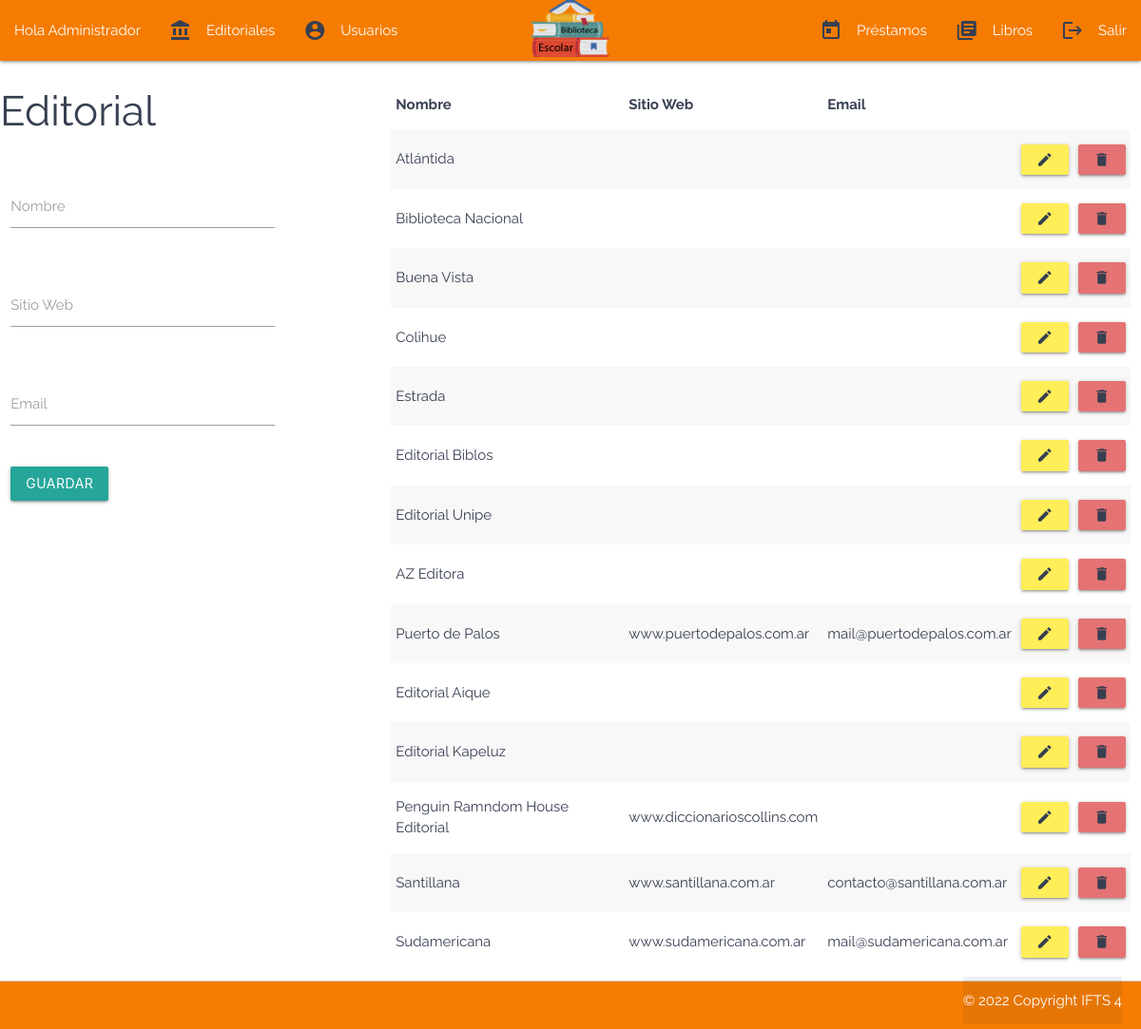
Screenshot of /views/publisher/publisher.php (signed in) with the database file from the repository.
### tables this page shows
CREATE TABLE `publisher` (
  `id_publisher` int(11) NOT NULL,
  `name` varchar(150) NOT NULL,
  `url` varchar(100) DEFAULT NULL,
  `email` varchar(100) DEFAULT NULL
);

### views/publisher/publisher.php (the view, shortened to what this page needs)
<?php
include('../../controllers/connection.php');
require_once "../partials/header_index.php";
require_once "../partials/navbar.php";
$query_publishers = "SELECT * FROM publisher";
$result_publishers = mysqli_query($mysqli, $query_publishers);
?>
<div class="row">
    <div class="col m3">
        <div class="row">
            <h3>Editorial</h3>
        </div>
        <div class="row">
            <form class="col s12" action="../../controllers/save/save_publisher.php" method="POST">
                <div class="row">
                    <div class="input-field col s12">
                        <input id="name" type="text" class="validate" name="name" />
                        <label for="name">Nombre</label>
                    </div>
                </div>
                <div class="row">
                    <div class="input-field col s12">
                        <input id="url" type="text" class="validate" name="url" />
                        <label for="url">Sitio Web</label>
                    </div>
                </div>
                <div class="row">
                    <div class="input-field col s12">
                        <input id="email" type="text" class="validate" name="email" />
                        <label for="email">Email</label>
                    </div>
                </div>
                <input type="submit" id="btnGuardar" class="btn" value="Guardar" name="btnSave" />
            </form>
        </div>
    </div>
    <div class="col m1"></div>
    <div class="col m8 s4 m7" id="contenedor">
        <table class="responsive-table striped" id="tabla">
            <thead>
                <tr>
                    <th>Nombre</th>
                    <th>Sitio Web</th>
                    <th>Email</th>
                    <th></th>
                </tr>
            </thead>
            <tbody id="table-body">
                <?php foreach ($result_publishers as $key => $value) { ?>
                <tr>
                    <td>
                        <?php echo $value['name'] ?>
                    </td>
                    <td>
                        <?php echo $value['url'] ?>
                    </td>
                    <td>
                        <?php echo $value['email'] ?>
                    </td>
                    <td>
                        <a href="#modalEdit<?php echo $value['id_publisher']; ?>" id=<?php echo $value['id_publisher']; ?>
                            class="btn btn-small yellow lighten-1 modal-trigger" name="btnEditar">
                            <i class="material-icons">edit</i>
                        </a>
                    </td>
                    <td>
                        <a href="#modalDelete<?php echo $value['id_publisher']; ?>" id=<?php echo $value['id_publisher']; ?>
                            class="btn btn-small red lighten-2 modal-trigger" name="btnEliminar">
                            <i class="material-icons">delete</i>
                        </a>
                    </td>
                </tr>
                <?php
                } ?>
            </tbody>
        </table>
    </div>
</div>
<?php
require_once "../partials/footer_index.php";
?>

### views/partials/header_index.php (shortened to what this page needs)
<!DOCTYPE html>
<html lang="es">
<head>
    <link rel="stylesheet" href="//cdn.jsdelivr.net/npm/alertifyjs@1.13.1/build/css/alertify.min.css" />
    <link rel="stylesheet" href="//cdn.jsdelivr.net/npm/alertifyjs@1.13.1/build/css/themes/default.min.css" />
    <link rel="stylesheet" href="https://cdnjs.cloudflare.com/ajax/libs/materialize/1.0.0/css/materialize.min.css">
    <link rel="stylesheet" href="../../public/css/styles.css">
</head>
<body>
    <div class="container-fluid">

### views/partials/navbar.php
<div class="navbar-fixed">
    <nav class="orange darken-2">
        <div class="nav-wrapper">
            <ul id="nav-mobile" class="left hide-on-med-and-down">
                <li>
                   <a href="#"> Hola
                            <?php echo $_SESSION['full_name']; ?>
                        </a>
                </li>
                <?php if ($_SESSION['role'] != "alumno") { ?>
                <li>
                    <a href="../publisher/publisher.php">Editoriales
                        <i class="material-icons left">account_balance</i>
                    </a>
                </li>
                <li>
                    <a href="../user/profile.php">Usuarios
                        <i class="material-icons left">account_circle</i>
                    </a>
                </li>
                <?php } ?>
            </ul>
            <a href="#" class="brand-logo center"><img src="../../public/img/logo1.png" alt="Logo brand" width="82px"
                    height="60px"></a>
            <ul id="nav-mobile" class="right hide-on-med-and-down">
                <li>
                    <a href="../loan/loan.php">Préstamos
                        <i class="material-icons left">today</i>
                    </a>
                </li>
                <li>
                    <a href="../book/book.php">Libros
                        <i class="material-icons left">library_books</i>
                    </a>
                </li>
                <li>
                    <a href="../../controllers/logout.php"> Salir
                        <i class="material-icons left">logout</i>
                    </a>
                </li>
            </ul>
        </div>
    </nav>
</div>

### views/partials/footer_index.php (shortened to what this page needs)
</div>
<footer class="page-footer orange darken-2">
  <div class="footer-copyright">
    <div class="containe-fluid">
      <p class="white-text">
        © <span class="white-text" id="date"></span> Copyright IFTS 4
      </p>
    </div>
  </div>
</footer>
</body>
</html>

### public/css/styles.css (style rules this page uses)
* { margin: 0; padding: 0; box-sizing: border-box; font-family: 'Raleway', sans-serif; text-decoration: none; color: #373F51; list-style: none; }
footer { position: fixed; bottom: 0; left: 0; height: 40px; width: 100%; margin-top: 30px; padding: 30px 20px; display: flex; align-items: center; justify-content: flex-end; border-top: 1px solid #ccc; }

### rows the page displays
publisher: name "Atlántida"
publisher: name "Biblioteca Nacional"
publisher: name "Buena Vista"
publisher: name "Colihue"
publisher: name "Estrada"
publisher: name "Editorial Biblos"
publisher: name "Editorial Unipe"
publisher: name "AZ Editora"
publisher: name "Puerto de Palos", url "www.puertodepalos.com.ar", email "mail@puertodepalos.com.ar"
publisher: name "Editorial Aique"
publisher: name "Editorial Kapeluz"
publisher: name "Penguin Ramndom House Editorial", url "www.diccionarioscollins.com"
publisher: name "Santillana", url "www.santillana.com.ar", email "contacto@santillana.com.ar"
publisher: name "Sudamericana", url "www.sudamericana.com.ar", email "mail@sudamericana.com.ar"

### other values shown
$_SESSION['full_name'] "Administrador"
